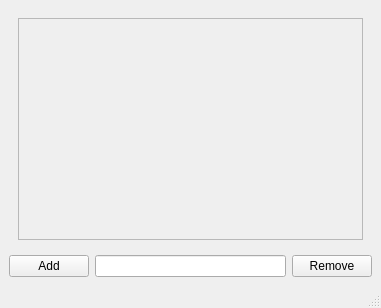
<?xml version="1.0" encoding="UTF-8"?>
<ui version="4.0">
 <class>MainWindow</class>
 <widget class="QMainWindow" name="MainWindow">
  <property name="geometry">
   <rect>
    <x>0</x>
    <y>0</y>
    <width>381</width>
    <height>308</height>
   </rect>
  </property>
  <property name="windowTitle">
   <string>MainWindow</string>
  </property>
  <widget class="QWidget" name="centralwidget">
   <layout class="QGridLayout" name="gridLayout">
    <item row="1" column="2">
     <widget class="QPushButton" name="pbRemove">
      <property name="text">
       <string>Remove</string>
      </property>
     </widget>
    </item>
    <item row="1" column="0">
     <widget class="QPushButton" name="pbAdd">
      <property name="text">
       <string>Add</string>
      </property>
     </widget>
    </item>
    <item row="0" column="0" colspan="3">
     <widget class="QWidget" name="wgtTasks" native="true">
      <layout class="QGridLayout" name="gridLayout_2">
       <item row="1" column="0">
        <widget class="QScrollArea" name="scrlATasks">
         <property name="widgetResizable">
          <bool>true</bool>
         </property>
         <widget class="QWidget" name="scrollAreaWidgetContents">
          <property name="geometry">
           <rect>
            <x>0</x>
            <y>0</y>
            <width>343</width>
            <height>200</height>
           </rect>
          </property>
          <layout class="QGridLayout" name="gridLayout_3">
           <item row="0" column="0">
            <widget class="QWidget" name="widget" native="true"/>
           </item>
          </layout>
         </widget>
        </widget>
       </item>
      </layout>
     </widget>
    </item>
    <item row="1" column="1">
     <widget class="QLineEdit" name="leTask"/>
    </item>
   </layout>
  </widget>
  <widget class="QMenuBar" name="menubar">
   <property name="geometry">
    <rect>
     <x>0</x>
     <y>0</y>
     <width>381</width>
     <height>20</height>
    </rect>
   </property>
  </widget>
  <widget class="QStatusBar" name="statusbar"/>
 </widget>
 <resources/>
 <connections/>
</ui>
